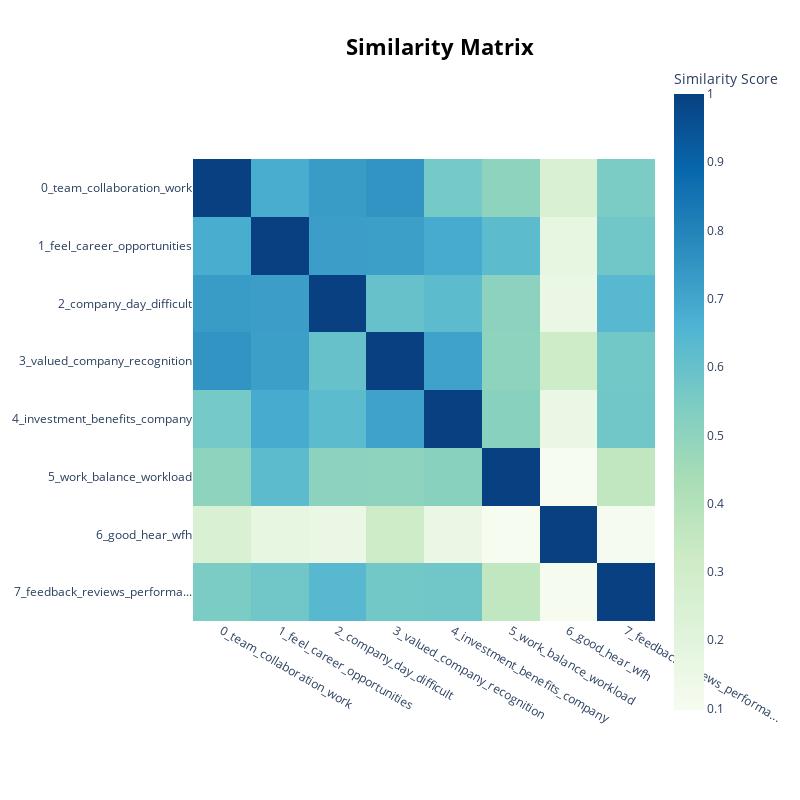

The notebook cell this image was saved under:
### Code cell
topic_model.visualize_heatmap()

### Figure 1 — Plotly figure (JSON) as saved in the notebook; plotly's stock layout.template omitted (floating-point values rounded to 4 significant figures)
{"data": [{"coloraxis": "coloraxis", "hovertemplate": "x: %{x}<br>y: %{y}<br>Similarity Score: %{z}<extra></extra>", "name": "0", "type": "heatmap", "x": ["0_team_collaboration_work", "1_feel_career_opportunities", "2_company_day_difficult", "3_valued_company_recognition", "4_investment_benefits_company", "5_work_balance_workload", "6_good_hear_wfh", "7_feedback_reviews_performa..."], "xaxis": "x", "y": ["0_team_collaboration_work", "1_feel_career_opportunities", "2_company_day_difficult", "3_valued_company_recognition", "4_investment_benefits_company", "5_work_balance_workload", "6_good_hear_wfh", "7_feedback_reviews_performa..."], "yaxis": "y", "z": [[1.0, 0.6789, 0.7292, 0.7512, 0.5645, 0.5006, 0.2503, 0.5485], [0.6789, 1.0, 0.721, 0.7205, 0.6844, 0.625, 0.1761, 0.5745], [0.7292, 0.721, 1.0, 0.5992, 0.6233, 0.506, 0.1545, 0.6382], [0.7512, 0.7205, 0.5992, 1.0, 0.71, 0.5003, 0.315, 0.5706], [0.5645, 0.6844, 0.6233, 0.71, 1.0, 0.5146, 0.1543, 0.5731], [0.5006, 0.625, 0.506, 0.5003, 0.5146, 1.0, 0.0976, 0.3587], [0.2503, 0.1761, 0.1545, 0.315, 0.1543, 0.0976, 1.0, 0.1088], [0.5485, 0.5745, 0.6382, 0.5706, 0.5731, 0.3587, 0.1088, 1.0]]}], "layout": {"coloraxis": {"colorbar": {"title": {"text": "Similarity Score"}}, "colorscale": [[0, "rgb(247,252,240)"], [0.125, "rgb(224,243,219)"], [0.25, "rgb(204,235,197)"], [0.375, "rgb(168,221,181)"], [0.5, "rgb(123,204,196)"], [0.625, "rgb(78,179,211)"], [0.75, "rgb(43,140,190)"], [0.875, "rgb(8,104,172)"], [1, "rgb(8,64,129)"]]}, "height": 800, "hoverlabel": {"bgcolor": "white", "font": {"family": "Rockwell", "size": 16}}, "legend": {"title": {"text": "Trend"}}, "margin": {"t": 60}, "showlegend": true, "title": {"font": {"color": "Black", "size": 22}, "text": "<b>Similarity Matrix</b>", "x": 0.55, "xanchor": "center", "y": 0.95, "yanchor": "top"}, "width": 800, "xaxis": {"anchor": "y", "constrain": "domain", "domain": [0, 1], "scaleanchor": "y"}, "yaxis": {"anchor": "x", "autorange": "reversed", "constrain": "domain", "domain": [0, 1]}}}
